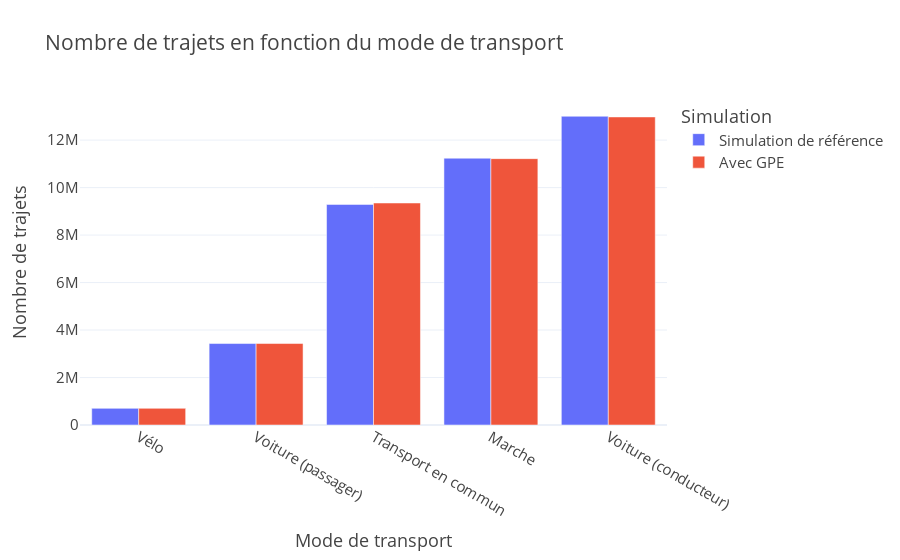

Here is the notebook cell this chart was saved with:
### Code cell
fig = px.bar(count_modes.rename(
                index={
                    "bike" : "Vélo",
                    "car_passenger" : "Voiture (passager)",
                    "car" : "Voiture (conducteur)",
                    "pt" : "Transport en commun",
                    "walk" : "Marche"
                    },
                columns={
                    "baseline" : "Simulation de référence", 
                    "gpe" : "Avec GPE"
                    }
                ),
            barmode="group", 
            labels={
                 "index" : "Mode de transport",
                 "value" : "Nombre de trajets",
                 "variable" : "Simulation",
            },
            title="Nombre de trajets en fonction du mode de transport"
            )

fig.write_image("outputs/plots/comparaison/trajets_transport.png", width=1000)
fig.show()

### Figure 1 — Plotly figure (JSON) as saved in the notebook; plotly's stock layout.template omitted (floating-point values rounded to 4 significant figures)
{"data": [{"alignmentgroup": "True", "hovertemplate": "Simulation=Simulation de référence<br>Mode de transport=%{x}<br>Nombre de trajets=%{y}<extra></extra>", "legendgroup": "Simulation de référence", "marker": {"color": "#636efa", "pattern": {"shape": ""}}, "name": "Simulation de référence", "offsetgroup": "Simulation de référence", "orientation": "v", "showlegend": true, "textposition": "auto", "type": "bar", "x": ["Vélo", "Voiture (passager)", "Transport en commun", "Marche", "Voiture (conducteur)"], "xaxis": "x", "y": [700600, 3430900, 9290600, 11237400, 13004500], "yaxis": "y"}, {"alignmentgroup": "True", "hovertemplate": "Simulation=Avec GPE<br>Mode de transport=%{x}<br>Nombre de trajets=%{y}<extra></extra>", "legendgroup": "Avec GPE", "marker": {"color": "#EF553B", "pattern": {"shape": ""}}, "name": "Avec GPE", "offsetgroup": "Avec GPE", "orientation": "v", "showlegend": true, "textposition": "auto", "type": "bar", "x": ["Vélo", "Voiture (passager)", "Transport en commun", "Marche", "Voiture (conducteur)"], "xaxis": "x", "y": [702000, 3431300, 9350700, 11219300, 12976000], "yaxis": "y"}], "layout": {"barmode": "group", "legend": {"title": {"text": "Simulation"}, "tracegroupgap": 0}, "title": {"text": "Nombre de trajets en fonction du mode de transport"}, "xaxis": {"anchor": "y", "domain": [0, 1], "title": {"text": "Mode de transport"}}, "yaxis": {"anchor": "x", "domain": [0, 1], "title": {"text": "Nombre de trajets"}}}}
